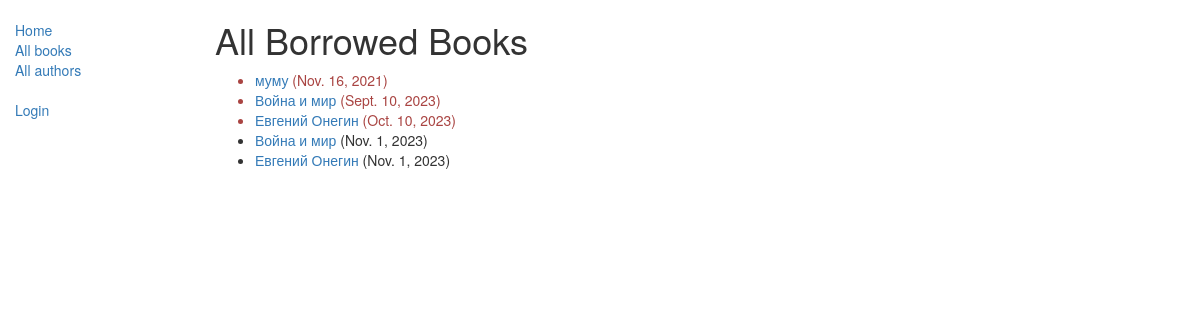
/catalog/borrowed/, run on the app's committed database.
### catalog/models.py (models this page shows, shortened)
class BookInstance(models.Model):
    id = models.UUIDField(primary_key=True, default=uuid.uuid4,
                          help_text="Unique ID for this particular book across whole library")
    book = models.ForeignKey('Book', on_delete=models.RESTRICT, null=True)
    imprint = models.CharField(max_length=200)
    due_back = models.DateField(null=True, blank=True)
    borrower = models.ForeignKey(User, on_delete=models.SET_NULL, null=True, blank=True)
    @property
    def is_overdue(self):
        if self.due_back and date.today() > self.due_back:
            return True
        return False
    LOAN_STATUS = (
        ('d', 'Maintenance'),
        ('o', 'On loan'),
        ('a', 'Available'),
        ('r', 'Reserved'),
    )
    status = models.CharField(
        max_length=1,
        choices=LOAN_STATUS,
        blank=True,
        default='d',
        help_text='Book availability')
    class Meta:
        ordering = ['due_back']
        permissions = (("can_mark_returned", "Set book as returned"),)

class Book(models.Model):
    title = models.CharField(max_length=200)
    author = models.ForeignKey('Author', on_delete=models.SET_NULL, null=True)
    summary = models.TextField(max_length=1000, help_text="Enter a brief description of the book")
    isbn = models.CharField('ISBN', max_length=13,
                            unique=True,
                            help_text='13 Character <a href="https://www.isbn-international.org/content/what-isbn'
                                      '">ISBN number</a>')
    genre = models.ManyToManyField(Genre, help_text="Select a genre for this book")
    language = models.ForeignKey('Language', on_delete=models.SET_NULL, null=True)
    class Meta:
        ordering = ['title', 'author']
    def display_genre(self):
        return ', '.join([genre.name for genre in self.genre.all()[:3]])
    display_genre.short_description = 'Genre'

### catalog/views.py (the view)
class AllBorrowed(generic.ListView):
    model = BookInstance
    template_name = 'catalog/all_borrowed.html'
    paginated_by = 10

### catalog/templates/catalog/all_borrowed.html (shortened to what this page needs)
{% extends "base_generic.html" %}
{% block content %}
    <h1>All Borrowed Books</h1>
    {% if bookinstance_list %}
    <ul>
      {% for bookinst in bookinstance_list %}
        {% if bookinst.borrower != none %}
      <li class="{% if bookinst.is_overdue %}text-danger{% endif %}">
        <a href="{% url 'book-detail' bookinst.book.pk %}">{{bookinst.book.title}}</a> ({{ bookinst.due_back }})
      </li>
        {% endif %}
      {% endfor %}
    </ul>
    {% else %}
      <p>There are no books borrowed.</p>
    {% endif %}
{% endblock %}

### data on the page
BookInstance: book "муму", due_back "Nov. 16, 2021"
BookInstance: book "Война и мир", due_back "Sept. 10, 2023"
BookInstance: book "Евгений Онегин", due_back "Oct. 10, 2023"
BookInstance: book "Война и мир", due_back "Nov. 1, 2023"
BookInstance: book "Евгений Онегин", due_back "Nov. 1, 2023"
